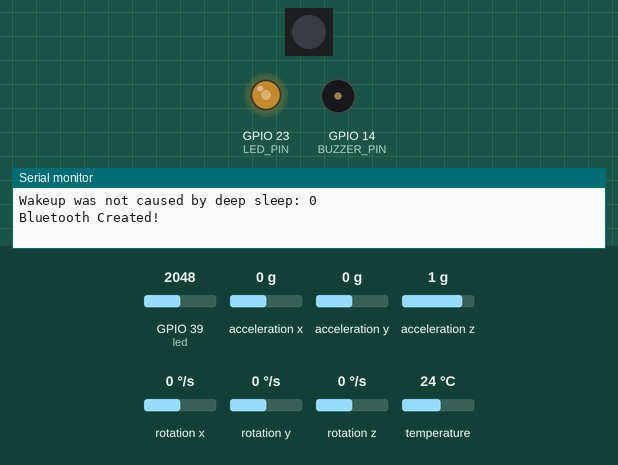
Recording of a sketch running on a simulated ESP32. On the bench: 1 RGB LEDs in strip order, left to right, output pins drawn as LEDs (lit = HIGH), buzzer (waves = sounding), the last lines printed to the serial monitor. The test bench sets the inputs (shaded band); at power-on: GPIO 39 (led) = 2048, acceleration z 1 g, acceleration x 0 g, acceleration y 0 g, rotation x 0 °/s, rotation y 0 °/s, rotation z 0 °/s, temperature 24 °C. Dim RGB values are drawn brighter than linear; nothing arrives over Bluetooth unless stated; a phone connects over Bluetooth LE 3 s after start.

Above: at 0.8 s.
0.9 s: GPIO 39 (led) set to 2866
At 3.3 s:
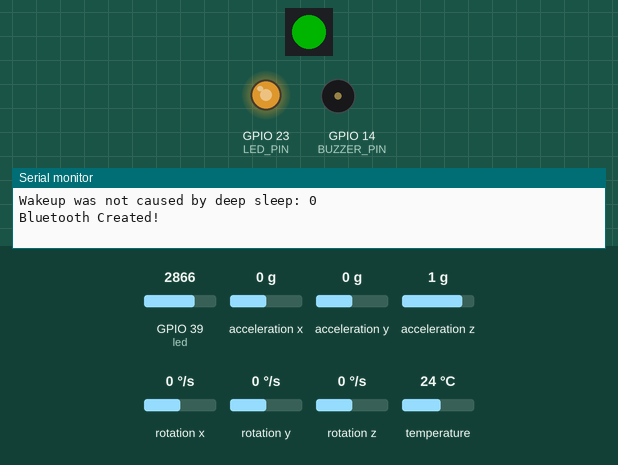
3.9 s: acceleration z set to -0.5 g
6.9 s: acceleration z set to -0.8 g
At 8.03 s:
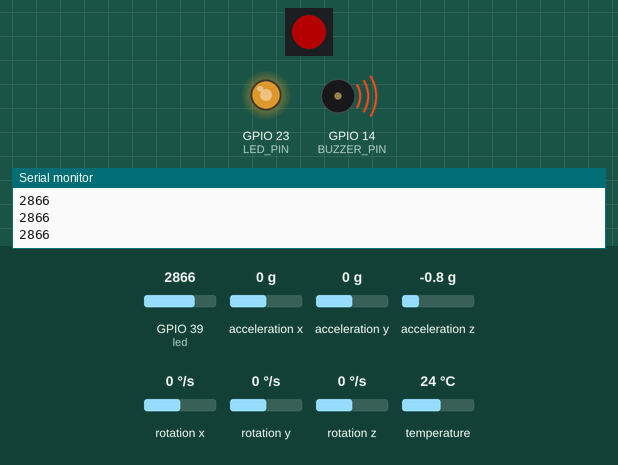
9.9 s: GPIO 39 (led) set to 3972
At 11.65 s:
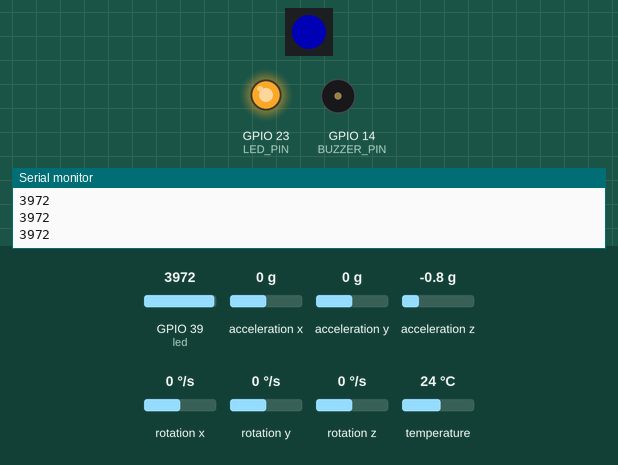
12.9 s: GPIO 39 (led) set to 122
At 15.8 s:
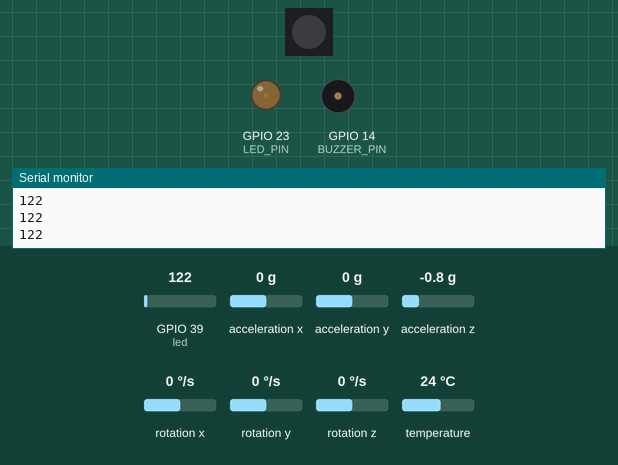
15.9 s: acceleration z set to 0 g
At 17.25 s:
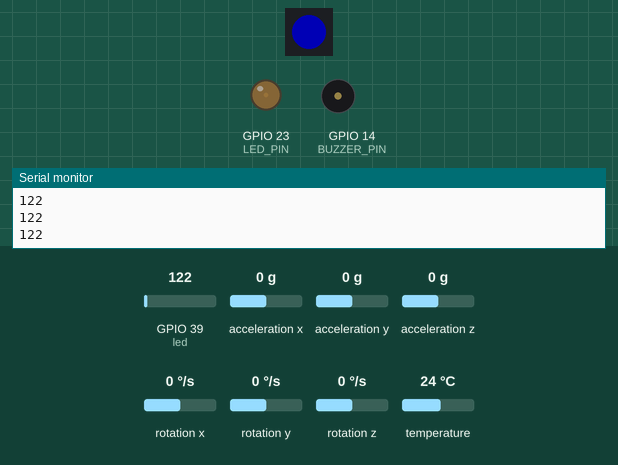
Timing chart, 0 to 19.0 s (numbered marks = the images above; inputs shaded):
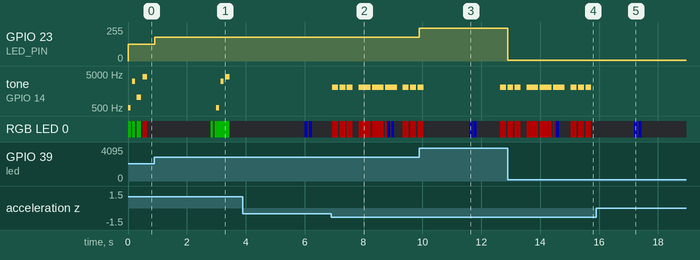

The sketch:

main.ino
```cpp
#include "driver/rtc_io.h"
#include "indicator.h"
#include "sensor.h"
#include "ble.h"

bool deviceConnected = false;

#define RGB_PIN     26
#define BUZZER_PIN  14
#define LED_PIN     23
#define BUTTON_PIN  GPIO_NUM_27

indicator cond(RGB_PIN, BUZZER_PIN, LED_PIN);
sensor sens;

TaskHandle_t led_task = NULL;
TaskHandle_t mpu_task = NULL;
TaskHandle_t send_mpu = NULL;
TaskHandle_t send_ecg = NULL;
TaskHandle_t send_rest = NULL;
TaskHandle_t sleep_task = NULL;

int bpm_value = 0;
int ecg_value = 0;
String lastPosition;

unsigned long sleepTimer;

void wakeup_reason()
{
    rtc_gpio_pullup_en(BUTTON_PIN);
    esp_sleep_enable_ext0_wakeup(BUTTON_PIN, 0);
    esp_sleep_enable_timer_wakeup(15 * 1000000);

    esp_sleep_wakeup_cause_t wakeup_reason;

    wakeup_reason = esp_sleep_get_wakeup_cause();

    switch(wakeup_reason)
    {
        case ESP_SLEEP_WAKEUP_EXT0 :
            Serial.println("Wakeup caused by external signal using RTC_IO");
            break;
        case ESP_SLEEP_WAKEUP_TIMER :
            Serial.println("Wakeup caused by timer");
            cond.sleep();
            esp_deep_sleep_start();
            break;
        default : Serial.printf("Wakeup was not caused by deep sleep: %d\n",wakeup_reason); break;
    }
}

void led (void *pvParameter)
{
    while(1){
        ecg_value = analogRead(39);
        bpm_value = sens.get_bpm(ecg_value);
        int duty = map(ecg_value, 0, 4095, 0, 1023);
        cond.set_led(duty);

        vTaskDelay(1);
    }
}

void mpu (void *pvParameter)
{
    while(1){
        if(sens.get_position() != lastPosition){
            lastPosition = sens.get_position();
        }
        if(lastPosition == "Fall"){
            cond.warning();
            vTaskDelay(2500);
        }
        vTaskDelay(100);
    }
}

class MyServerCallbacks: public BLEServerCallbacks {
    void onConnect(BLEServer* pServer) {
        deviceConnected = true;
        cond.connected_indicator();
        Serial.println("Device Connected!");
        vTaskResume(mpu_task);
        vTaskResume(led_task);
        vTaskResume(send_ecg);
        vTaskResume(send_mpu);
    }

    void onDisconnect(BLEServer* pServer) {
        deviceConnected = false;
        cond.disconnected_indicator();
        Serial.println("Device Disconnected!");
        pServer->startAdvertising();
        sleepTimer = millis();
        vTaskSuspend(mpu_task);
        vTaskSuspend(led_task);
        vTaskSuspend(send_ecg);
        vTaskSuspend(send_mpu);
    }
};

void send_ecg_data (void *pvParameter)
{
  while (1)
  {
    if(deviceConnected){
      String a = String(ecg_value);
      ECGCharacteristic->setValue(a.c_str());
      ECGCharacteristic->notify();
      Serial.println(a);
    }

    vTaskDelay(20);
  }
}

void send_mpu_data (void *pvParameter)
{
  while(1)
  {
    if(deviceConnected){
      String condition = lastPosition;
      CondCharacteristic->setValue(condition.c_str());
      CondCharacteristic->notify();
    }

    vTaskDelay(100);
  }
}

void send_rest_data (void *pvParameter)
{
  while(1)
  {
    if(deviceConnected){
      String condition = "Normal";
      AICharacteristic->setValue(condition.c_str());
      AICharacteristic->notify();

      int x = 100;
      String a = String(x);
      BattMonCharacteristic->setValue(a.c_str());
      BattMonCharacteristic->notify();

      String bpm = String(bpm_value);
      HeartRateCharacteristic->setValue(bpm.c_str());
      HeartRateCharacteristic->notify();
    }

    vTaskDelay(1000);
  }
}

void sleep_check(void *pvParameter)
{
  for(;;){
    if(!deviceConnected){
        if(millis() - sleepTimer > 60000){
            esp_deep_sleep_start();
        }
        cond.disconnected();
    }   else{
        cond.connected();
    }

    vTaskDelay(2500 / portTICK_PERIOD_MS);
  }
}

void setup()
{
    Serial.begin(115200);
    cond.initRGB();

    wakeup_reason();

    cond.init();
    sens.init();

    BLEDevice::init(device_name.c_str());

    pServer = BLEDevice::createServer();
    pServer->setCallbacks(new MyServerCallbacks());

    BLEService *HeartRateService = pServer->createService(HR_SERVICE_UUID);
    HeartRateCharacteristic = HeartRateService->createCharacteristic(
                        HR_CHARACTERISTIC_UUID,
                        BLECharacteristic::PROPERTY_READ   |
                        BLECharacteristic::PROPERTY_WRITE  |
                        BLECharacteristic::PROPERTY_NOTIFY |
                        BLECharacteristic::PROPERTY_INDICATE
                        );
    HeartRateCharacteristic->addDescriptor(new BLE2902());

    BLEService *BattMonService = pServer->createService(BATT_UUID);
    BattMonCharacteristic = BattMonService->createCharacteristic(
                        BATT_C_UUID,
                        BLECharacteristic::PROPERTY_READ   |
                        BLECharacteristic::PROPERTY_WRITE  |
                        BLECharacteristic::PROPERTY_NOTIFY |
                        BLECharacteristic::PROPERTY_INDICATE
                        );
    BattMonCharacteristic->addDescriptor(new BLE2902());

    BLEService *CondService = pServer->createService(COND_UUID);
    CondCharacteristic = CondService->createCharacteristic(
                        COND_C_UUID,
                        BLECharacteristic::PROPERTY_READ   |
                        BLECharacteristic::PROPERTY_WRITE  |
                        BLECharacteristic::PROPERTY_NOTIFY |
                        BLECharacteristic::PROPERTY_INDICATE
                        );
    CondCharacteristic->addDescriptor(new BLE2902());

    BLEService *ECGService = pServer->createService(ECG_UUID);
    ECGCharacteristic = ECGService->createCharacteristic(
                        ECG_C_UUID,
                        BLECharacteristic::PROPERTY_READ   |
                        BLECharacteristic::PROPERTY_WRITE  |
                        BLECharacteristic::PROPERTY_NOTIFY |
                        BLECharacteristic::PROPERTY_INDICATE
                        );
    ECGCharacteristic->addDescriptor(new BLE2902());

    AICharacteristic = CondService->createCharacteristic(
                        AI_C_UUID,
                        BLECharacteristic::PROPERTY_READ   |
                        BLECharacteristic::PROPERTY_WRITE  |
                        BLECharacteristic::PROPERTY_NOTIFY |
                        BLECharacteristic::PROPERTY_INDICATE
                        );
    AICharacteristic->addDescriptor(new BLE2902());

    HeartRateService->start();
    BattMonService->start();
    ECGService->start();
    CondService->start();

    BLEAdvertising *pAdvertising = BLEDevice::getAdvertising();
    pAdvertising->addServiceUUID(HR_SERVICE_UUID);
    pAdvertising->setScanResponse(false);
    pAdvertising->setMinPreferred(0x0);
    BLEDevice::startAdvertising();
    Serial.println("Bluetooth Created!");

    xTaskCreate(mpu, "MPU Task", 5000, NULL, 3, &mpu_task);
    xTaskCreate(led, "LED PWM Task", 5000, NULL, 3, &led_task);
    xTaskCreate(sleep_check, "Sleep Timer", 5000, NULL, 3, &sleep_task);
    xTaskCreate(send_ecg_data, "Send ECG Data", 5000, NULL, 3, &send_ecg);
    xTaskCreate(send_mpu_data, "Send MPU Data", 5000, NULL, 3, &send_mpu);
    xTaskCreate(send_rest_data, "Send Battery, BPM and AI Calculation Data", 5000, NULL, 3, &send_rest);

    cond.setup();

    vTaskDelete(NULL);
}

void loop(){}
```

ble.h
```cpp
#ifndef BLE_H_
#define BLE_H_

#include <BLEDevice.h>
#include <BLEServer.h>
#include <BLEUtils.h>
#include <BLE2902.h>

String device_name = "SiSCA-"+String((uint16_t)ESP.getEfuseMac(), HEX);

BLEServer* pServer = NULL;
BLECharacteristic* HeartRateCharacteristic = NULL;
BLECharacteristic* BattMonCharacteristic = NULL;
BLECharacteristic* ECGCharacteristic = NULL;
BLECharacteristic* AICharacteristic = NULL;
BLECharacteristic* CondCharacteristic = NULL;

// #define HR_SERVICE_UUID        "0000180d-0000-1000-8000-00805f9b34fb"
// #define HR_CHARACTERISTIC_UUID "00002a37-0000-1000-8000-00805f9b34fb"

static BLEUUID HR_SERVICE_UUID(BLEUUID((uint16_t)0x180D));
static BLEUUID HR_CHARACTERISTIC_UUID(BLEUUID((uint16_t)0x2A37));

// #define BATT_UUID              "0000180f-0000-1000-8000-00805f9b34fb"
// #define BATT_C_UUID            "00002a19-0000-1000-8000-00805f9b34fb"

static BLEUUID BATT_UUID(BLEUUID((uint16_t)0x180F));
static BLEUUID BATT_C_UUID(BLEUUID((uint16_t)0x2A19));

// #define ECG_UUID              "0000181a-0000-1000-8000-00805f9b34fb"
// #define ECG_C_UUID            "00002a58-0000-1000-8000-00805f9b34fb"

static BLEUUID ECG_UUID(BLEUUID((uint16_t)0x181A));
static BLEUUID ECG_C_UUID(BLEUUID((uint16_t)0x2A58));

// #define COND_UUID              "0000183e-0000-1000-8000-00805f9b34fb"
// #define COND_C_UUID            "0000290c-0000-1000-8000-00805f9b34fb"

static BLEUUID COND_UUID(BLEUUID((uint16_t)0x183E));
static BLEUUID COND_C_UUID(BLEUUID((uint16_t)0x290C));

// #define AI_UUID              "0000183e-0000-1000-8000-00805f9b34fb"
// #define AI_C_UUID            "00002b3b-0000-1000-8000-00805f9b34fb"

static BLEUUID AI_UUID(BLEUUID((uint16_t)0x183E));
static BLEUUID AI_C_UUID(BLEUUID((uint16_t)0x2B3B));

#endif
```

indicator.cpp
```cpp
#include "indicator.h"

Adafruit_NeoPixel pixels(1, 26, NEO_GRB + NEO_KHZ800);

indicator::indicator(uint8_t pinRGB, uint8_t pinBuzzer, uint8_t pinLED)
{
    _pinRGB = pinRGB;
    _pinBuzzer = pinBuzzer;
    _pinLED = pinLED;
}

indicator::~indicator(){}

void indicator::initRGB()
{
    pixels.begin();
    pixels.setPin(_pinRGB);
    pixels.setBrightness(128);
    pixels.setPixelColor(0, pixels.Color(64, 0, 0));
    pixels.show();
}

void indicator::init()
{
    ledcSetup(0, 14000, 12);
    ledcAttachPin(_pinBuzzer, 0);
    ledcWriteTone(0, 0);
    ledcWrite(0, 4096);
    ledcSetup(1, 5000, 10);
    ledcAttachPin(_pinLED, 1);
}

void indicator::set_led(int duty_cycle)
{
    int y = map(duty_cycle, 0, 4095, 0, 1023);
    ledcWrite(1, duty_cycle);
}

void indicator::sleep()
{
    pixels.setPixelColor(0, 0, 0, 128);
    pixels.show();
    vTaskDelay(100);
    pixels.clear();
    pixels.show();
    vTaskDelay(50);
    pixels.setPixelColor(0, 0, 128, 0);
    pixels.show();
    vTaskDelay(150);
    pixels.clear();
    pixels.show();
}

void indicator::warning()
{
    pixels.setPixelColor(0, 128, 0, 0);
    pixels.show();
    ledcWriteTone(0, 2048);
    vTaskDelay(200);
    pixels.clear();
    pixels.show();
    ledcWriteTone(0, 0);
    vTaskDelay(50);
    pixels.setPixelColor(0, 128, 0, 0);
    pixels.show();
    ledcWriteTone(0, 2048);
    vTaskDelay(200);
    pixels.clear();
    pixels.show();
    ledcWriteTone(0, 0);
    vTaskDelay(50);
    pixels.setPixelColor(0, 128, 0, 0);
    pixels.show();
    ledcWriteTone(0, 2048);
    vTaskDelay(200);
    pixels.clear();
    pixels.show();
    ledcWriteTone(0, 0);
    vTaskDelay(200);
    pixels.setPixelColor(0, 128, 0, 0);
    pixels.show();
    ledcWriteTone(0, 2048);
    vTaskDelay(400);
    pixels.clear();
    pixels.show();
    ledcWriteTone(0, 0);
    vTaskDelay(50);
    pixels.setPixelColor(0, 128, 0, 0);
    pixels.show();
    ledcWriteTone(0, 2048);
    vTaskDelay(400);
    pixels.clear();
    pixels.show();
    ledcWriteTone(0, 0);
    vTaskDelay(50);
    pixels.setPixelColor(0, 128, 0, 0);
    pixels.show();
    ledcWriteTone(0, 2048);
    vTaskDelay(400);
    pixels.clear();
    pixels.show();
    ledcWriteTone(0, 0);
    vTaskDelay(200);
    pixels.setPixelColor(0, 128, 0, 0);
    pixels.show();
    ledcWriteTone(0, 2048);
    vTaskDelay(200);
    pixels.clear();
    pixels.show();
    ledcWriteTone(0, 0);
    vTaskDelay(50);
    pixels.setPixelColor(0, 128, 0, 0);
    pixels.show();
    ledcWriteTone(0, 2048);
    vTaskDelay(200);
    pixels.clear();
    pixels.show();
    ledcWriteTone(0, 0);
    vTaskDelay(50);
    pixels.setPixelColor(0, 128, 0, 0);
    pixels.show();
    ledcWriteTone(0, 2048);
    vTaskDelay(200);
    pixels.clear();
    pixels.show();
    ledcWriteTone(0, 0);
}

void indicator::disconnected()
{
    pixels.setPixelColor(0, 0, 128, 0);
    pixels.show();
    vTaskDelay(100);

    pixels.clear();
    pixels.show();
    vTaskDelay(50);

    pixels.setPixelColor(0, 0, 128, 0);
    pixels.show();
    vTaskDelay(100);

    pixels.clear();
    pixels.show();
    vTaskDelay(50);
}

void indicator::connected()
{
    pixels.setPixelColor(0, 0, 0, 128);
    pixels.show();
    vTaskDelay(100);

    pixels.clear();
    pixels.show();
    vTaskDelay(50);

    pixels.setPixelColor(0, 0, 0, 128);
    pixels.show();
    vTaskDelay(100);

    pixels.clear();
    pixels.show();
    vTaskDelay(50);
}

void indicator::connected_indicator()
{
    ledcWriteTone(0, 512);
    vTaskDelay(100);
    ledcWriteTone(0, 0);
    vTaskDelay(50);
    pixels.setPixelColor(0, 0, 0, 128);
    pixels.show();
    ledcWriteTone(0, 3072);
    vTaskDelay(100);
    pixels.clear();
    pixels.show();
    ledcWriteTone(0, 0);
    vTaskDelay(50);
    pixels.setPixelColor(0, 0, 128, 0);
    pixels.show();
    ledcWriteTone(0, 4096);
    vTaskDelay(150);
    pixels.clear();
    pixels.show();
    ledcWriteTone(0, 0);
}

void indicator::disconnected_indicator()
{
    ledcWriteTone(0, 4096);
    vTaskDelay(100);
    ledcWriteTone(0, 0);
    vTaskDelay(50);
    pixels.setPixelColor(0, 0, 128, 0);
    pixels.show();
    ledcWriteTone(0, 1024);
    vTaskDelay(100);
    pixels.clear();
    pixels.show();
    ledcWriteTone(0, 0);
    vTaskDelay(50);
    pixels.setPixelColor(0, 0, 0, 128);
    pixels.show();
    ledcWriteTone(0, 512);
    vTaskDelay(150);
    pixels.clear();
    pixels.show();
    ledcWriteTone(0, 0);
}

void indicator::setup()
{
    ledcWriteTone(0, 512);
    vTaskDelay(100);
    ledcWriteTone(0, 0);
    vTaskDelay(50);
    pixels.setPixelColor(0, 0, 0, 128);
    pixels.show();
    ledcWriteTone(0, 3072);
    vTaskDelay(100);
    pixels.clear();
    pixels.show();
    ledcWriteTone(0, 0);
    vTaskDelay(50);
    pixels.setPixelColor(0, 0, 128, 0);
    pixels.show();
    ledcWriteTone(0, 1024);
    vTaskDelay(150);
    pixels.clear();
    pixels.show();
    ledcWriteTone(0, 0);
    vTaskDelay(50);
    pixels.setPixelColor(0, pixels.Color(128, 0, 0));
    pixels.show();
    ledcWriteTone(0, 4096);
    vTaskDelay(150);
    pixels.clear();
    pixels.show();
    ledcWriteTone(0, 0);
}
```

indicator.h
```cpp
#ifndef INDICATOR_H_
#define INDICATOR_H_

#include <Arduino.h>
#include <Adafruit_NeoPixel.h>

class indicator
{
    private:
        uint8_t _pinRGB;
        uint8_t _pinBuzzer;
        uint8_t _pinLED;

    public:
        indicator(uint8_t pinRGB, uint8_t pinBuzzer, uint8_t pinLED);
        ~indicator();
        void init();
        void initRGB();
        void set_led(int duty_cycle);
        void sleep();
        void warning();
        void disconnected();
        void connected();
        void disconnected_indicator();
        void connected_indicator();
        void setup();
};

#endif
```

sensor.cpp
```cpp
#include "sensor.h"

Adafruit_MPU6050 mpu;

sensor::sensor(){}

sensor::~sensor(){}

void sensor::init()
{
  mpu.begin(mpu_address);
  mpu.setAccelerometerRange(MPU6050_RANGE_8_G);
  mpu.setGyroRange(MPU6050_RANGE_500_DEG);
  mpu.setFilterBandwidth(MPU6050_BAND_21_HZ);
}

int sensor::get_bpm(int ecgValue)
{
  int rand = ecgValue;
  return rand;
}

String sensor::get_position()
{
  float position;
  sensors_event_t a, g, temp;
  mpu.getEvent(&a, &g, &temp);

  // Z axis is gravity measurement value of the sensor
  position = a.acceleration.z;

  // Standard gravity is 9.8m/s^2
  if(position > 8.0)
    return "Sleep";
  else if((position <= 8.0) && (position >= -6.0))
    return "Stand";
  else
    return "Fall";
}
```

sensor.h
```cpp
#ifndef SENSOR_H_
#define SENSOR_H_

#include <Arduino.h>
#include <Adafruit_MPU6050.h>
#include <Adafruit_Sensor.h>
#include <Wire.h>


class sensor
{
    private:
        #define mpu_address 0x69

    public:
        sensor(/* args */);
        ~sensor();
        void init();
        int get_bpm(int ecgValue);
        String get_position();
};

#endif
```

Measured:
- the behaviour switches between -0.6 and -0.7 g on acceleration z (found by bisection; images 1 and 2)
- after the input at 0.9 s, GPIO 23 (LED_PIN): 127/255 → 178/255 at once
- after the input at 6.9 s, tone on GPIO 14 (BUZZER_PIN): plays 2048 Hz for 0.20 s, 2048 Hz for 0.20 s, 2048 Hz for 0.20 s, 2048 Hz for 0.40 s, 2048 Hz for 0.40 s, 2048 Hz for 0.40 s … (9 notes in this stretch), starting at once
- after the input at 9.9 s, GPIO 23 (LED_PIN): 178/255 → 247/255 at once
- after the input at 12.9 s, GPIO 23 (LED_PIN): 247/255 → 7/255 at once
- after the input at 15.9 s, tone on GPIO 14 (BUZZER_PIN): stops changing and stays silent
- by itself, tone on GPIO 14 (BUZZER_PIN): plays 512 Hz for 0.10 s, 3072 Hz for 0.10 s, 4096 Hz for 0.15 s
